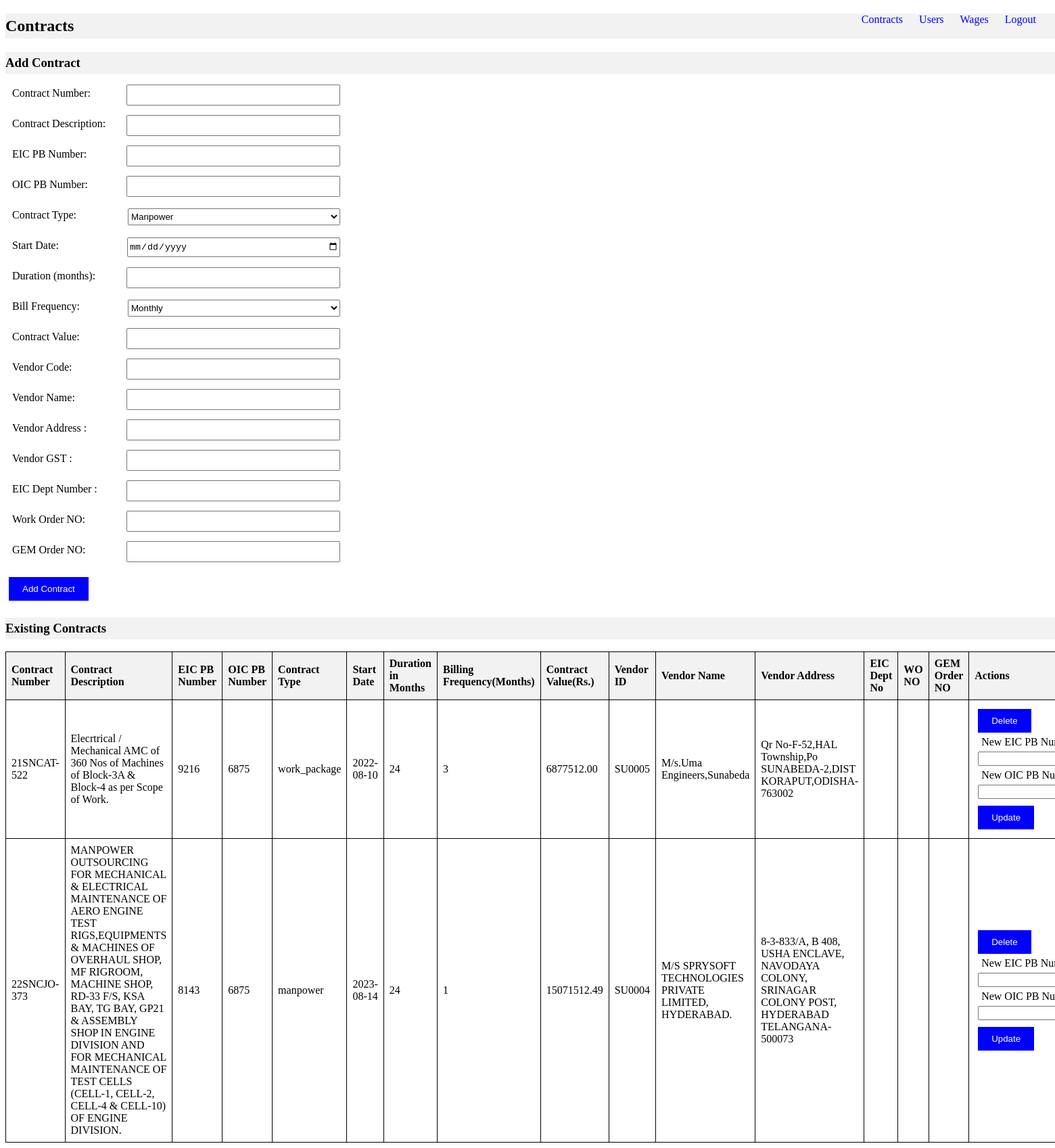
Page /contracts (signed in) on the committed database.
### data_model.py (models this page shows, shortened)
class Contract(Base):
    __tablename__ = 'contracts'
    contract_no = Column(String, primary_key=True, unique=True)
    eic_pbno = Column(String)
    oic_pbno = Column(String)
    contract_type = Column(String)
    start_date = Column(Date)
    duration_months = Column(Integer)
    bill_frequency = Column(Integer, CheckConstraint('bill_frequency IN (1, 3)'))  # CheckConstraint for bill_frequency
    contract_value = Column(Numeric(precision=10,scale=2),nullable=False)
    contract_description = Column(String,nullable=False)
    vendor_id = Column(String,nullable=False)
    vendor_name = Column(String,nullable=False)
    vendor_address = Column(String,nullable=False)
    vendor_gst = Column(String,nullable=False)
    __table_args__ = (
        CheckConstraint("contract_type IN ('manpower', 'work_package')"),  # CheckConstraint for contract_type
    )
    employees = relationship("ContractEmployee", back_populates="contract")
    bills = relationship("ContractBills",back_populates="contract")

### app.py (the view)
@app.route('/contracts')
def view_contracts():
    if session['user_id'] != 'admin':
        flash("You are not authorized to access this page.", "error")
        return redirect(url_for('login'))
    contracts = db_session.query(Contract).all()
    return render_template('view_contracts.html', contracts=contracts)

### templates/view_contracts.html (shortened to what this page needs)
{% extends "base.html" %}
{% block content %}
    <nav>
        <ul>
            <li><a href="{{ url_for('view_contracts') }}">Contracts</a></li>
            <li><a href="{{ url_for('view_users') }}">Users</a></li>
            <li><a href="{{ url_for('view_wages') }}">Wages</a></li>
            <li><a href="{{ url_for('logout') }}">Logout</a></li>
        </ul>
    </nav>
    <h2>Contracts</h2>
    <h3>Add Contract</h3>
    <form class="styled-form" method="post" action="{{ url_for('add_contract') }}">
        <div class="form-row">
            <label for="contract_no">Contract Number:</label>
            <input type="text" id="contract_no" name="contract_no" required><br>
        </div>
        <div class="form-row">
            <label for="contract_description">Contract Description:</label>
            <input type="text" id="contract_description" name="contract_description" required><br>
        </div>
        <div class="form-row">
            <label for="eic_pbno">EIC PB Number:</label>
            <input type="number" id="eic_pbno" name="eic_pbno" required><br>
        </div>
        <div class="form-row">
            <label for="oic_pbno">OIC PB Number:</label>
            <input type="number" id="oic_pbno" name="oic_pbno" required><br>
        </div>
        <div class="form-row">
            <label for="contract_type">Contract Type:</label>
            <select id="contract_type" name="contract_type" required>
                <option value="manpower">Manpower</option>
            </select><br>
        </div>
        <div class="form-row">
            <label for="start_date">Start Date:</label>
            <input type="date" id="start_date" name="start_date" required><br>
        </div>
        <div class="form-row">
            <label for="duration_months">Duration (months):</label>
            <input type="number" id="duration_months" name="duration_months" required><br>
        </div>
        <div class="form-row">
            <label for="bill_frequency">Bill Frequency:</label>
            <select id="bill_frequency" name="bill_frequency" required>
                <option value="1">Monthly</option>
            </select><br>
        </div>
        <div class="form-row">
            <label for="contract_value">Contract Value:</label>
            <input type="text" id="contract_value" name="contract_value" pattern="\d+(\.\d+)?" title="Please enter a valid decimal number" required><br>
        </div>
        <div class="form-row">
            <label for="vendor_id">Vendor Code:</label>
            <input type="text" id="vendor_id" name="vendor_id" required><br>
        </div>
        <div class="form-row">
            <label for="vendor_name">Vendor Name:</label>
            <input type="text" id="vendor_name" name="vendor_name" required><br>
        </div>
        <div class="form-row">
            <label for="vendor_address">Vendor Address :</label>
            <input type="text" id="vendor_address" name="vendor_address" required><br>
        </div>
        <div class="form-row">
            <label for="vendor_gst">Vendor GST :</label>
            <input type="text" id="vendor_gst" name="vendor_gst" required><br>
        </div>
        <div class="form-row">
            <label for="eic_dept_no">EIC Dept Number :</label>
            <input type="text" id="eic_dept_no" name="eic_dept_no" required><br>
        </div>
        <div class="form-row">
            <label for="work_order_no">Work Order NO:</label>
            <input type="text" id="work_order_no" name="work_order_no" required><br>
        </div>
        <div class="form-row">
            <label for="gem_order_no">GEM Order NO:</label>
            <input type="text" id="gem_order_no" name="gem_order_no" required><br>
        </div>
        <input type="submit" value="Add Contract">
    </form>
    <h3>Existing Contracts</h3>
    <table border="1">
        <thead>
            <tr>
                <th>Contract Number</th>
                <th>Contract Description</th>
                <th>EIC PB Number</th>
                <th>OIC PB Number</th>
                <th>Contract Type</th>
                <th>Start Date</th>
                <th>Duration in Months</th>
                <th>Billing Frequency(Months)</th>
                <th>Contract Value(Rs.)</th>
                <th>Vendor ID</th>
                <th>Vendor Name</th>
                <th>Vendor Address</th>
                <th>EIC Dept No </th>
                <th>WO NO</th>
                <th>GEM Order NO</th>
                <th>Actions</th>
            </tr>
        </thead>
        <tbody>
            {% for contract in contracts %}
                <tr>
                    <td>{{ contract.contract_no }}</td>
                    <td>{{ contract.contract_description }}</td>
                    <td>{{ contract.eic_pbno }}</td>
                    <td>{{ contract.oic_pbno }}</td>
                    <td>{{ contract.contract_type }}</td>
                    <td>{{ contract.start_date }}</td>
                    <td>{{ contract.duration_months }}</td>
                    <td>{{ contract.bill_frequency }}</td>
                    <td>{{ contract.contract_value }}</td>
                    <td>{{ contract.vendor_id }}</td>
                    <td>{{ contract.vendor_name }}</td>
                    <td>{{ contract.vendor_address }}</td>
                    <td>{{ contract.eic_dept_no }}</td>
                    <td>{{ contract.work_order_no }}</td>
                    <td>{{ contract.gem_contract_no }}</td>
                    <td>
                        <form method="post" action="{{ url_for('delete_contract', contract_no=contract.contract_no) }}">
                            <input type="submit" value="Delete">
                        </form>
                        <form method="post" action="{{ url_for('update_contract', contract_no=contract.contract_no) }}">
                            <label for="eic_pbno_update">New EIC PB Number:</label>
                            <input type="number" id="eic_pbno_update" name="eic_pbno_update" required><br>
                            <label for="oic_pbno_update">New OIC PB Number:</label>
                            <input type="number" id="oic_pbno_update" name="oic_pbno_update" required><br>
                            <input type="submit" value="Update">
                        </form>
                    </td>
                </tr>
            {% endfor %}
        </tbody>
    </table>
{% endblock %}

### templates/base.html (shortened to what this page needs)
<!DOCTYPE html>
<html lang="en">
<head>
    <link rel="stylesheet" type="text/css" href="{{ url_for('static', filename='css/styles.css') }}">
</head>
<body>
    {% block content %}{% endblock %}
</body>
</html>

### static/css/styles.css (style rules this page uses)
nav { float: right; }
nav ul { list-style-type: none; margin: 0; padding: 0; }
nav ul li { display: inline; margin-right: 20px; }
nav ul li a { text-decoration: none; color: blue; }
form { margin-bottom: 20px; }
label { margin-bottom: 5px; }
input[type="number"], input[type="text"], input[type="password"], select, input[type="date"] { margin-bottom: 10px; width: 200px; }
input[type="submit"] { background-color: blue; color: white; padding: 10px 20px; border: none; cursor: pointer; }
ul { list-style-type: none; padding: 0; }
table { border-collapse: collapse; width: 100%; }
th, td { border: 1px solid black; padding: 8px; }
th { background-color: #f2f2f2; text-align: left; }
td form { display: inline-block; margin: 0; }
h1,h2, h3 { width: 500%; background-color: #f2f2f2; padding: 5px 0; }
.styled-form { width: 500px; }
.form-row { display: flex; align-items: center; margin-bottom: 20px; height:25px; }
label { flex: 1; padding: 10px; }
select, input[type="text"], input[type="date"] , input[type="number"],input[type="password"] { flex: 2; height: 100%; margin: 5px; }
input[type="submit"] { flex: 1; margin-left: auto; height: 100%; margin: 5px; }

### rows in the picture
Contract: contract_no "21SNCAT-522", contract_description "Elecrtrical / Mechanical AMC of 360 Nos of Machines of Block-3A & Block-4 as per Scope of Work.", eic_pbno "9216", oic_pbno "6875", contract_type "work_package", start_date "2022-08-10", duration_months "24", bill_frequency "3", contract_value "6877512.00", vendor_id "SU0005", vendor_name "M/s.Uma Engineers,Sunabeda", vendor_address "Qr No-F-52,HAL Township,Po SUNABEDA-2,DIST KORAPUT,ODISHA-763002"
Contract: contract_no "22SNCJO-373", contract_description "MANPOWER OUTSOURCING FOR MECHANICAL & ELECTRICAL MAINTENANCE OF AERO ENGINE TEST RIGS,EQUIPMENTS & MACHINES OF OVERHAUL SHOP, MF RIGROOM, MACHINE SHOP, RD-33 F/S, KSA BAY, TG BAY, GP21 & ASSEMBLY SHOP IN ENGINE DIVISION AND FOR MECHANICAL MAINTENANCE OF TEST CELLS (CELL-1, CELL-2, CELL-4 & CELL-10) OF ENGINE DIVISION.", eic_pbno "8143", oic_pbno "6875", contract_type "manpower", start_date "2023-08-14", duration_months "24", bill_frequency "1", contract_value "15071512.49", vendor_id "SU0004", vendor_name "M/S SPRYSOFT TECHNOLOGIES PRIVATE LIMITED, HYDERABAD.", vendor_address "8-3-833/A, B 408, USHA ENCLAVE, NAVODAYA COLONY, SRINAGAR COLONY POST, HYDERABAD TELANGANA-500073"
